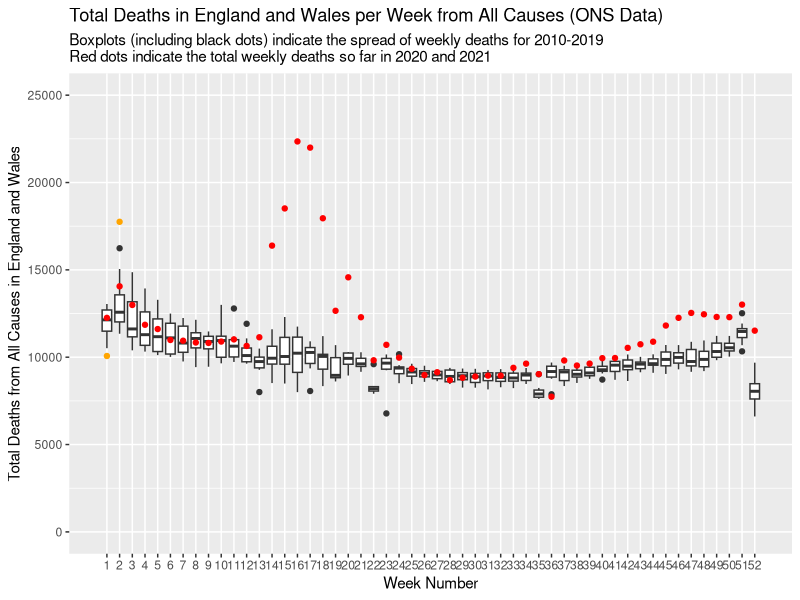
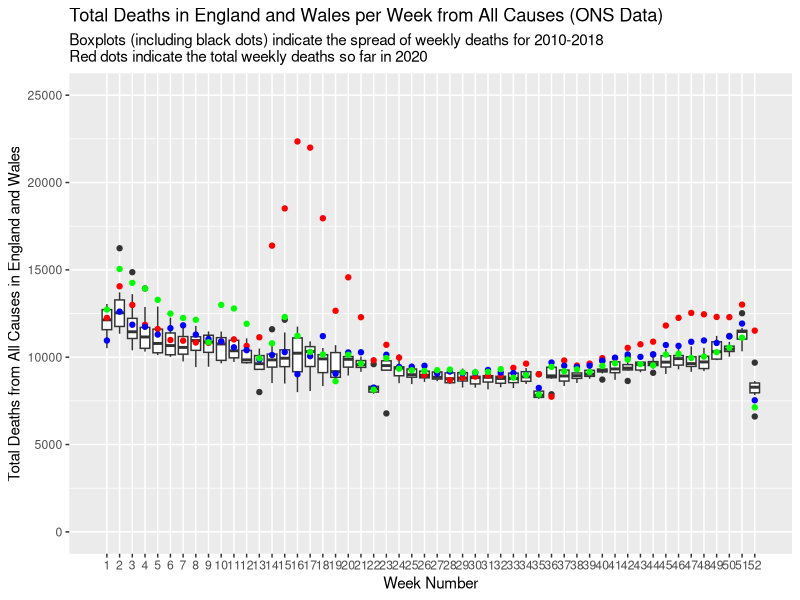
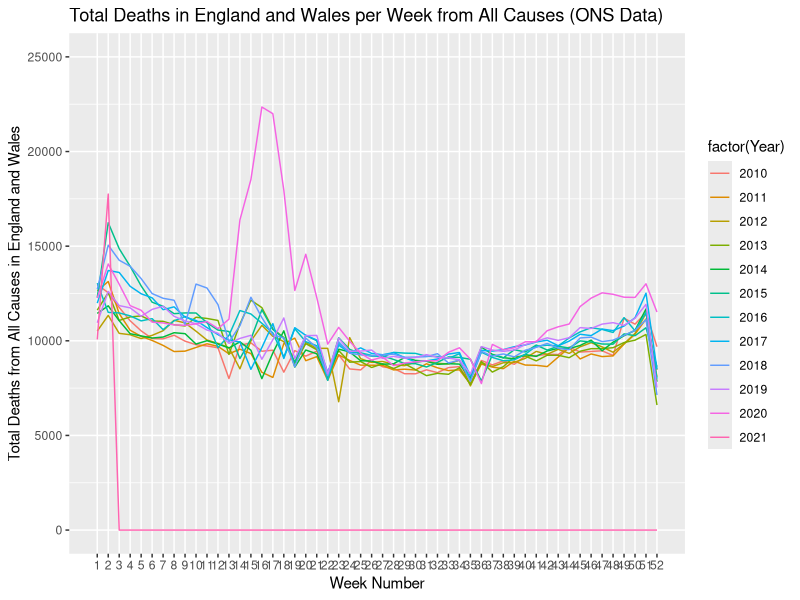
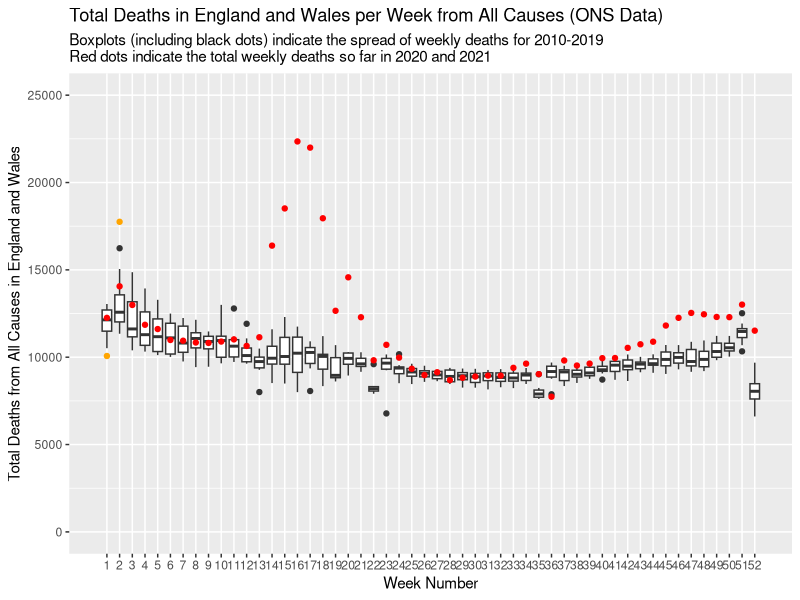

These charts were generated, in order, by the following R code:
setwd("~/UKWeeklyDeaths")
library(ggplot2)
library(tidyr)

deaths <- read.csv('weeklydeaths.csv', stringsAsFactors = FALSE, colClasses='integer')
names(deaths) <- c('Year', 1:52)  #  paste('Week', 1:52))
newdata <- gather(deaths, 'WeekNo', 'Deaths', -Year)

newdata$WeekNo <- as.integer(newdata$WeekNo)

ggplot(newdata) + geom_boxplot(data=newdata[newdata$Year < 2020,], mapping=aes(x=WeekNo, y=Deaths, group=WeekNo)) +
  geom_point(data=newdata[newdata$Year == 2020 & newdata$Deaths != 0,], mapping=aes(x=WeekNo, y=Deaths), colour='red') +
  geom_point(data=newdata[newdata$Year == 2021 & newdata$Deaths != 0,], mapping=aes(x=WeekNo, y=Deaths), colour='orange') +
  scale_x_continuous(breaks=1:52, minor_breaks=NULL) +
  scale_y_continuous(limits=c(0, 25000)) +
  labs(title='Total Deaths in England and Wales per Week from All Causes (ONS Data)',
       subtitle='Boxplots (including black dots) indicate the spread of weekly deaths for 2010-2019\nRed dots indicate the total weekly deaths so far in 2020 and 2021',
       x='Week Number', y='Total Deaths from All Causes in England and Wales')

ggsave("weeklydeaths.png")

ggplot() + geom_boxplot(data=newdata[newdata$Year < 2018,], mapping=aes(x=WeekNo, y=Deaths, group=WeekNo)) +
  geom_point(data=newdata[newdata$Year == 2020 & newdata$Deaths != 0,], mapping=aes(x=WeekNo, y=Deaths), colour='red') +
  geom_point(data=newdata[newdata$Year == 2019 & newdata$Deaths != 0,], mapping=aes(x=WeekNo, y=Deaths), colour='blue') +
  geom_point(data=newdata[newdata$Year == 2018 & newdata$Deaths != 0,], mapping=aes(x=WeekNo, y=Deaths), colour='green') +
  scale_x_continuous(breaks=1:52, minor_breaks=NULL) +
  scale_y_continuous(limits=c(0, 25000)) +
  labs(title='Total Deaths in England and Wales per Week from All Causes (ONS Data)',
       subtitle='Boxplots (including black dots) indicate the spread of weekly deaths for 2010-2018\nRed dots indicate the total weekly deaths so far in 2020',
       x='Week Number', y='Total Deaths from All Causes in England and Wales')




ggplot() +
  geom_line(data=newdata, mapping=aes(x=WeekNo, y=Deaths, colour=factor(Year))) +
  scale_x_continuous(breaks=1:52, minor_breaks=NULL) +
  scale_y_continuous(limits=c(0, 25000)) +
  labs(title='Total Deaths in England and Wales per Week from All Causes (ONS Data)',
              x='Week Number', y='Total Deaths from All Causes in England and Wales')
